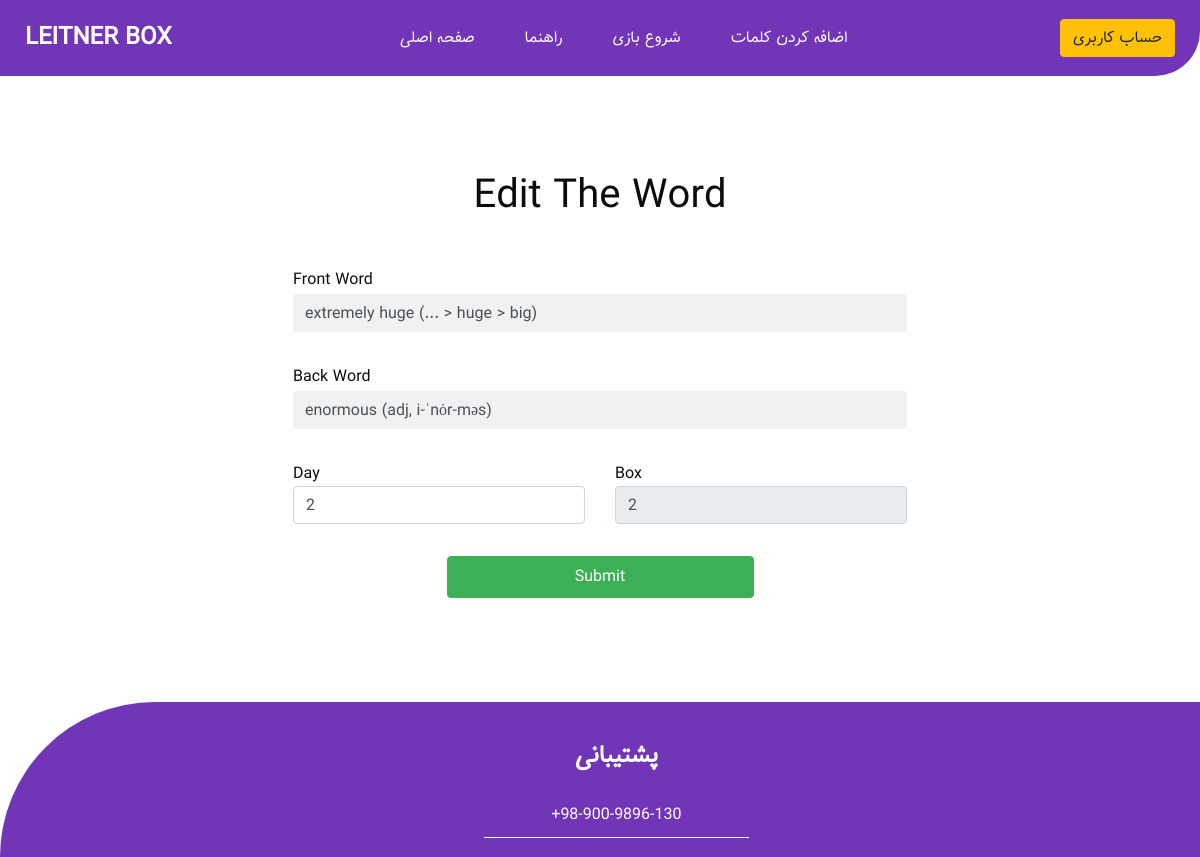
The page /play/edit_word/320/ on the database as committed earlier.
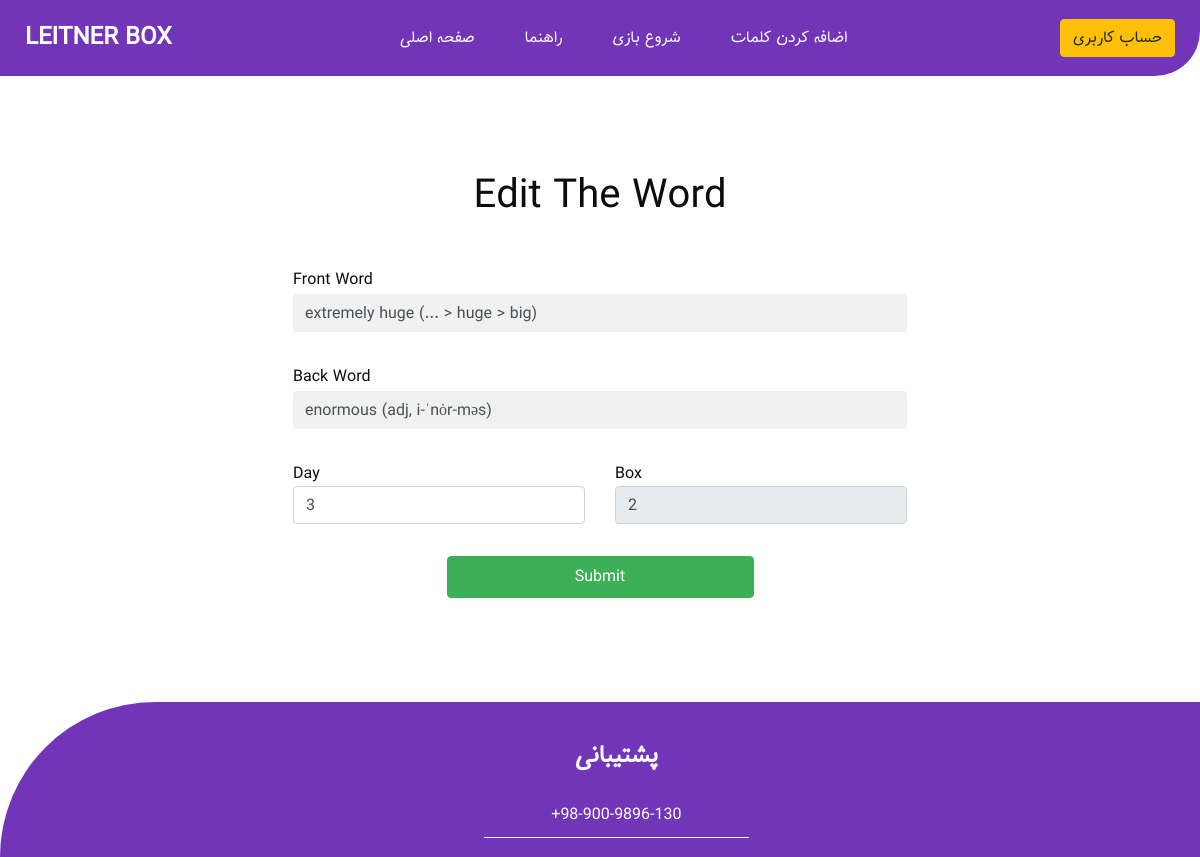
The same page on the database as committed later.
### Play_App/models.py (models this page shows, shortened)
class Word(models.Model):
    user = models.ForeignKey(MyUser, on_delete=models.CASCADE, verbose_name="کاربر")
    front_word = models.CharField(max_length=255, verbose_name="کلمه رو")
    back_word = models.CharField(max_length=255, verbose_name="کلمه پشت")
    created_at = models.DateTimeField(auto_now_add=True, verbose_name="تاریخ ایجاد")
    updated_at = models.DateTimeField(auto_now=True, verbose_name="تاریخ آخرین تغیر")
    last_reviewed = models.DateTimeField(auto_now=True, verbose_name="تاریخ آخرین بازی")
    box = models.IntegerField(default=1, verbose_name="جعبه")
    day = models.IntegerField(default=1, verbose_name="روز")
    is_correct = models.BooleanField(default=False, verbose_name="تصحیح")
    lock_time = models.DateTimeField(null=True, blank=True, verbose_name="زمان قفل شدن بازی")
    class Meta:
        verbose_name_plural = "کلمات"

### Play_App/views.py (the view, shortened to what this page needs)
# urls.py: path('edit_word/<int:id>/', views.edit_word, name='edit_word'),
def edit_word(request, id):
    word_info = get_object_or_404(Word, id=id)
    return render(request, 'Play_App/edit_word.html', {'word_info': word_info})

### Play_App/templates/Play_App/edit_word.html (shortened to what this page needs)
{% extends 'common.html' %}
{% load static %}
{% block body %}
  <div class="container-xxl py-5">
    <div class="container py-5 px-lg-5">
        <div class="wow fadeInUp" data-wow-delay="0.1s">
            <h1 class="text-center mb-5">Edit The Word</h1>
        </div>
        <div class="row justify-content-center">
            <div class="col-lg-7">
                <div class="wow fadeInUp" data-wow-delay="0.3s">
                    <form method="POST" action="{% url 'Play_App:edit_word' id=word_info.id %}">
                        <div class="row g-3">
                            <div class="col-12">
                                <div class="form-floating">
                                    Front Word
                                    <input name="front_word" type="text" class="form-control" id="front_word" value="{{ word_info.front_word }}" required>
                                </div>
                            </div>
                            <div class="col-12">
                                <div class="form-floating">
                                    Back Word
                                    <input name="back_word" type="text" class="form-control" id="back_word" value="{{ word_info.back_word }}" required>
                                </div>
                            </div>
                            <div class="col-6">
                                <div class="form-floating">
                                    Day
                                    <input name="day" type="number" class="form-control" id="back_word_day" value="{{ word_info.day }}" min="1" max="30" required>
                                </div>
                            </div>
                            <div class="col-6">
                                <div class="form-floating">
                                    Box
                                    <input name="box" type="number" class="form-control" id="back_word_box" value="{{ word_info.box }}" disabled>
                                </div>
                            </div>
                            <div class="col-12 d-flex justify-content-center">
                                <button id="submit-button" class="btn btn-success w-50 py-2" type="submit">Submit</button>
                            </div>
                        </div>
                    </form>
                </div>
            </div>
        </div>
    </div>
  </div>
{% endblock body %}

Rows that differ between the two databases and show on the page:
changed Word "extremely huge (... > huge > big)": day "2" → "3"
